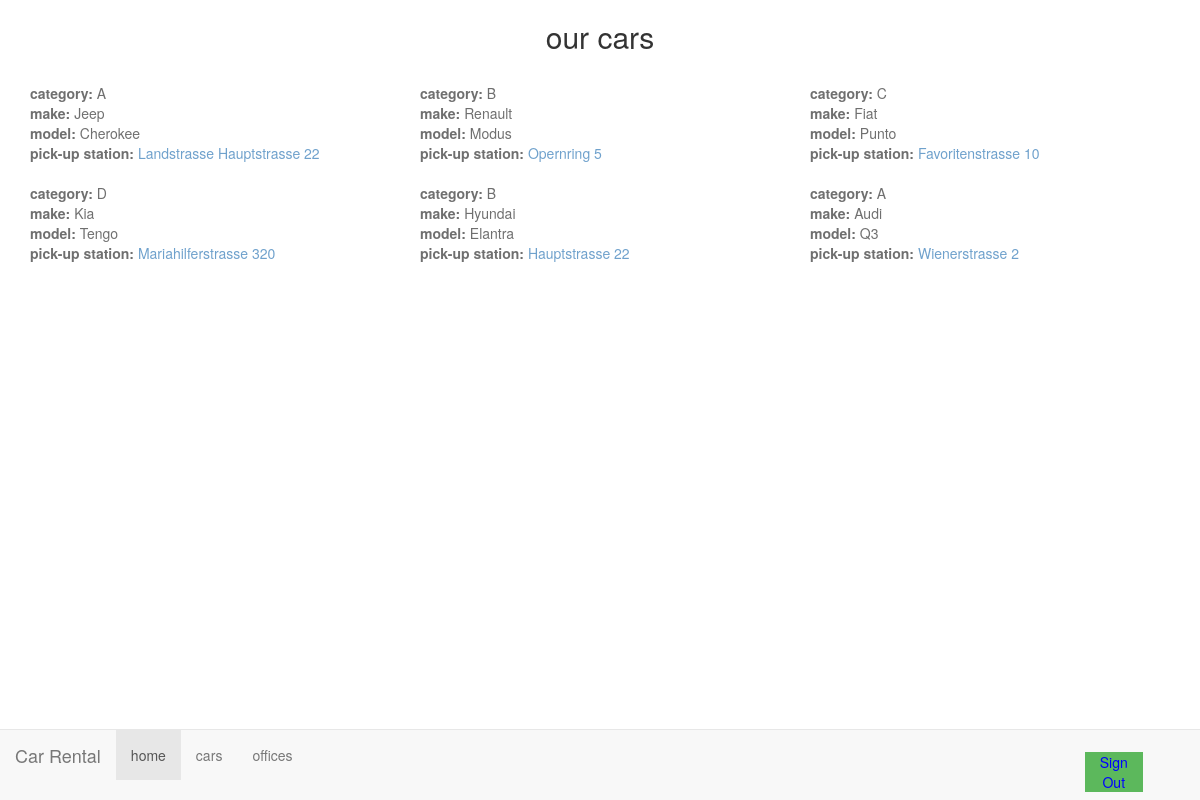
The page /car_list.php on the database its author committed.
### tables this page shows
CREATE TABLE `car` (
  `car_id` int(12) NOT NULL,
  `category` varchar(10) DEFAULT NULL,
  `make` varchar(25) DEFAULT NULL,
  `model` varchar(25) DEFAULT NULL,
  `location` varchar(150) DEFAULT NULL,
  `pick_up` int(10) DEFAULT NULL,
  `drop_off` int(10) DEFAULT NULL,
  `gps_lat` varchar(50) DEFAULT NULL,
  `gps_long` varchar(50) DEFAULT NULL
);

CREATE TABLE `office` (
  `id` int(11) NOT NULL,
  `street` varchar(100) DEFAULT NULL,
  `city` varchar(100) DEFAULT NULL,
  `zip` int(10) DEFAULT NULL,
  `telephone` int(20) DEFAULT NULL
);

### car_list.php (the view, shortened to what this page needs)
<!DOCTYPE html>
<html lang="en">
<head>
    <link rel="stylesheet" type="text/css" href="styles.css">
    <link rel="stylesheet" href="https://maxcdn.bootstrapcdn.com/bootstrap/3.3.7/css/bootstrap.min.css">
</head>
<body>
    <?php include('navbar.php'); ?>
    <div class="container">
        <h2>
            <p class="text-center" id="carlist">
                our cars</p>
        </h2>
        <div class="row">
            <?php
$servername = "localhost";
$username   = "root";
$password   = "";
$dbname     = "cr11a";
$conn = mysqli_connect($servername, $username, $password, $dbname);
$sql = "SELECT *
FROM car
INNER JOIN office ON car.car_id = office.id ";;
$result = mysqli_query($conn, $sql);
while($row = mysqli_fetch_assoc($result)) {
		echo
			"<div class='col-lg-4 col-md-4 col-xs-12' id='content'>"."<br><b>category: </b>".
			$row["category"]."<br><b>make: </b>".
			 $row["make"]."<br><b>model: </b>".
			 $row["model"].
			 "<br><b>pick-up station: </b><a href='office_list.php?pick_up=<?php echo". $row['street']."; ?>'>".$row["street"]."</a>
        </div>"; }  ?>
    </div>
</body>
</html>

### navbar.php (shortened to what this page needs)
<!DOCTYPE html>
<html lang="en">
<head>
    <link rel="stylesheet" type="text/css" href="styles.css">
</head>
<body>
    <nav class="navbar navbar-default navbar-fixed-bottom">
        <div class="container-fluid">
            <div class="navbar-header">
                <a href="#" class="navbar-brand">Car Rental</a>
            </div>
            <div id="navbarCollapse" class="collapse navbar-collapse">
                <ul class="nav navbar-nav">
                    <li class="active"><a href="home.php">home</a></li>
                    <li><a href="car_list.php">cars</a></li>
                    <li><a href="office_list.php">offices</a></li>
                </ul>
                <ul class="nav navbar-nav navbar-right">
                    <li><a href="logout.php?logout" id="logoutref"><button type="submit" class="navbar-form navbar-right btn-success" name="logout" id="logoutbtn">Sign Out</button></a></li>
                </ul>
            </div>
        </div>
    </nav>
</body>
</html>

### styles.css (style rules this page uses)
html { background: url(http://www.webtekno.com/images/editor/default/0001/43/7de393a18b8395c2885ddee56ca58e0e3d175c60.jpeg) no-repeat center center fixed; -webkit-background-size: cover; -moz-background-size: cover; -o-background-size: cover; background-size: cover; }
#logoutbtn { margin-right: 50%; margin-top: 8%; color: blue; }
#logoutref { color: white; }
#content { opacity: 0.7; }

### rows shown on the page
car: category "A", make "Jeep", model "Cherokee", office.street "Landstrasse Hauptstrasse 22"
car: category "B", make "Renault", model "Modus", pick_up.street "Opernring 5"
car: category "C", make "Fiat", model "Punto", office.street "Favoritenstrasse 10"
car: category "D", make "Kia", model "Tengo", pick_up.street "Mariahilferstrasse 320"
car: category "B", make "Hyundai", model "Elantra", office.street "Hauptstrasse 22"
car: category "A", make "Audi", model "Q3", pick_up.street "Wienerstrasse 2"
